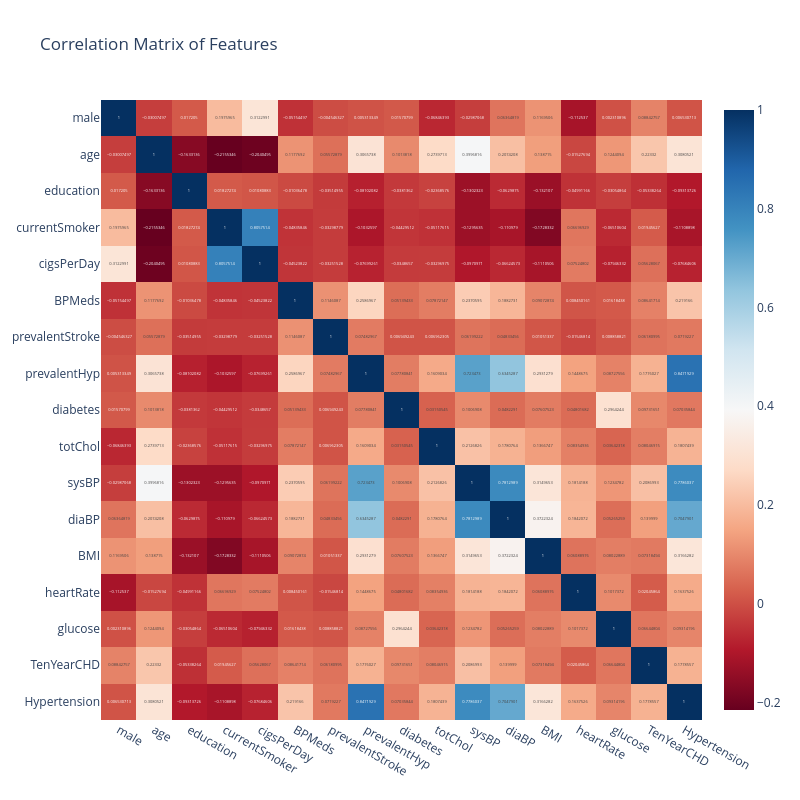
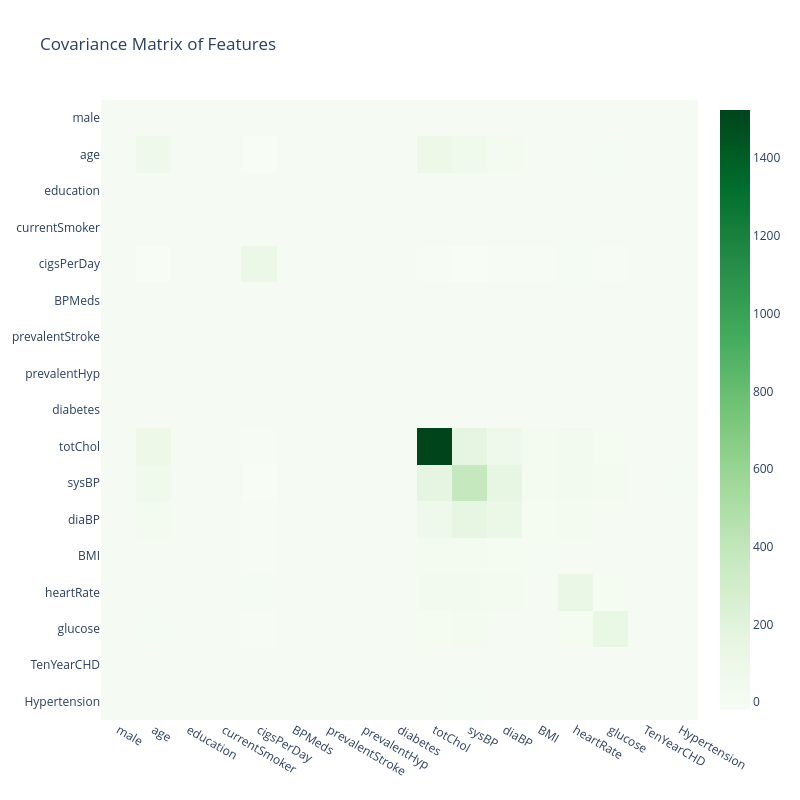

Notebook code for these charts, in order:
### Markdown cell above
## 6. Visual Representation of Correlation and Covariance

Understanding the correlation and covariance between features helps in identifying redundant features, potential multicollinearity, and features strongly related to the target variable.

*   **Correlation** measures the strength and direction of a linear relationship between two variables, ranging from -1 to 1.
*   **Covariance** measures how two variables change together. A positive covariance indicates that variables move in the same direction, while a negative covariance indicates they move in opposite directions. Unlike correlation, covariance is not normalized, making its magnitude dependent on the units of the variables.

### Code cell
if not df.empty:
    logging.info("Calculating and visualizing correlation and covariance.")

    # Drop the engineered 'BMI_category' as it's categorical for correlation matrix
    df_numeric = df.select_dtypes(include=np.number).drop(columns=['BMI_category'], errors='ignore')

    # --- Correlation Matrix ---
    corr_matrix = df_numeric.corr()

    fig = px.imshow(corr_matrix, text_auto=True, aspect="auto",
                    title='Correlation Matrix of Features',
                    color_continuous_scale=px.colors.sequential.RdBu)
    fig.update_layout(height=800, width=800)
    fig.show()
    logging.info("Displayed correlation matrix heatmap.")

    # Explanation: This heatmap visually represents the pairwise correlation between all numerical features.
    # - Dark red cells indicate strong positive correlation (e.g., sysBP and diaBP, age and sysBP/diaBP).
    # - Dark blue cells indicate strong negative correlation (less prominent here).
    # - White/light cells indicate weak or no linear correlation.
    # Features highly correlated with `TenYearCHD` (last row/column) are important indicators. For example, `age`, `sysBP`, `glucose`, `totChol`, `Hypertension` show positive correlation with CHD. High correlation between independent variables (e.g., `sysBP` and `diaBP`) might indicate multicollinearity, which some models are sensitive to.

    # --- Covariance Matrix ---
    cov_matrix = df_numeric.cov()

    fig = px.imshow(cov_matrix, text_auto=False, aspect="auto",
                    title='Covariance Matrix of Features',
                    color_continuous_scale=px.colors.sequential.Greens)
    fig.update_layout(height=800, width=800)
    fig.show()
    logging.info("Displayed covariance matrix heatmap.")

    # Explanation: The covariance matrix shows how each pair of variables varies together.
    # - Positive values (greenish) mean they tend to increase or decrease together.
    # - Negative values (reddish/purplish, if present) mean one tends to increase while the other decreases.
    # - The diagonal elements are the variances of individual features.
    # Unlike correlation, the magnitude of covariance values matters. Variables like `sysBP`, `diaBP`, `totChol` have larger variances and covariances, indicating greater spread and co-movement in their original scales. It's harder to interpret the strength of relationships from covariance alone compared to correlation, as it's not standardized.

else:
    logging.error("Correlation/Covariance visualization cannot proceed as the DataFrame is empty.")

### Figure 1 — Plotly figure (JSON) as saved in the notebook; plotly's stock layout.template omitted (floating-point values rounded to 4 significant figures; data arrays with more than 128 entries replaced by an {"elided": "..."} marker saying what was removed)
{"data": [{"coloraxis": "coloraxis", "hovertemplate": "x: %{x}<br>y: %{y}<br>color: %{z}<extra></extra>", "name": "0", "texttemplate": "%{z}", "type": "heatmap", "x": ["male", "age", "education", "currentSmoker", "cigsPerDay", "BPMeds", "prevalentStroke", "prevalentHyp", "diabetes", "totChol", "sysBP", "diaBP", "BMI", "heartRate", "glucose", "TenYearCHD", "Hypertension"], "xaxis": "x", "y": ["male", "age", "education", "currentSmoker", "cigsPerDay", "BPMeds", "prevalentStroke", "prevalentHyp", "diabetes", "totChol", "sysBP", "diaBP", "BMI", "heartRate", "glucose", "TenYearCHD", "Hypertension"], "yaxis": "y", "z": {"elided": "17x17 float values"}}], "layout": {"coloraxis": {"colorscale": [[0, "rgb(103,0,31)"], [0.1, "rgb(178,24,43)"], [0.2, "rgb(214,96,77)"], [0.3, "rgb(244,165,130)"], [0.4, "rgb(253,219,199)"], [0.5, "rgb(247,247,247)"], [0.6, "rgb(209,229,240)"], [0.7, "rgb(146,197,222)"], [0.8, "rgb(67,147,195)"], [0.9, "rgb(33,102,172)"], [1, "rgb(5,48,97)"]]}, "height": 800, "title": {"text": "Correlation Matrix of Features"}, "width": 800, "xaxis": {"anchor": "y", "domain": [0, 1]}, "yaxis": {"anchor": "x", "autorange": "reversed", "domain": [0, 1]}}}

### Figure 2 — Plotly figure (JSON) as saved in the notebook; plotly's stock layout.template omitted (floating-point values rounded to 4 significant figures; data arrays with more than 128 entries replaced by an {"elided": "..."} marker saying what was removed)
{"data": [{"coloraxis": "coloraxis", "hovertemplate": "x: %{x}<br>y: %{y}<br>color: %{z}<extra></extra>", "name": "0", "type": "heatmap", "x": ["male", "age", "education", "currentSmoker", "cigsPerDay", "BPMeds", "prevalentStroke", "prevalentHyp", "diabetes", "totChol", "sysBP", "diaBP", "BMI", "heartRate", "glucose", "TenYearCHD", "Hypertension"], "xaxis": "x", "y": ["male", "age", "education", "currentSmoker", "cigsPerDay", "BPMeds", "prevalentStroke", "prevalentHyp", "diabetes", "totChol", "sysBP", "diaBP", "BMI", "heartRate", "glucose", "TenYearCHD", "Hypertension"], "yaxis": "y", "z": {"elided": "17x17 float values"}}], "layout": {"coloraxis": {"colorscale": [[0, "rgb(247,252,245)"], [0.125, "rgb(229,245,224)"], [0.25, "rgb(199,233,192)"], [0.375, "rgb(161,217,155)"], [0.5, "rgb(116,196,118)"], [0.625, "rgb(65,171,93)"], [0.75, "rgb(35,139,69)"], [0.875, "rgb(0,109,44)"], [1, "rgb(0,68,27)"]]}, "height": 800, "title": {"text": "Covariance Matrix of Features"}, "width": 800, "xaxis": {"anchor": "y", "domain": [0, 1]}, "yaxis": {"anchor": "x", "autorange": "reversed", "domain": [0, 1]}}}
